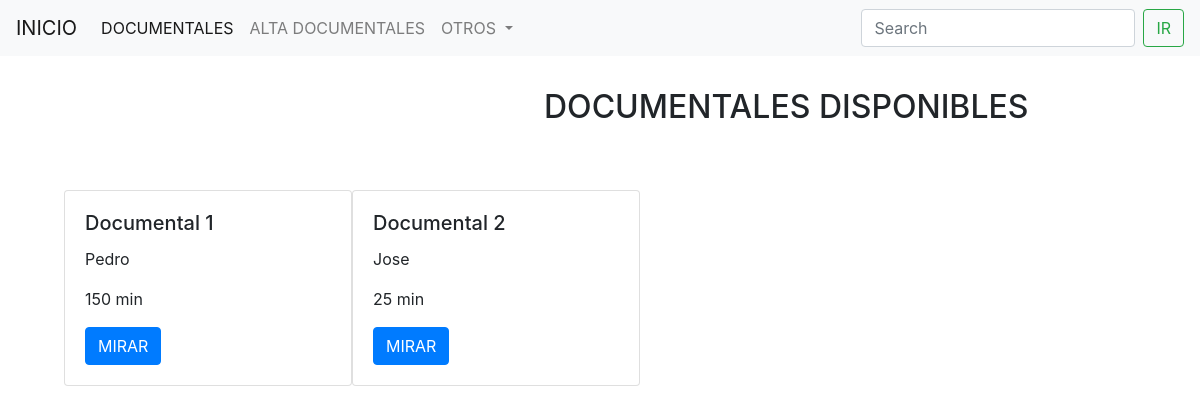
/documentales/, run on an earlier commit of the app's database.
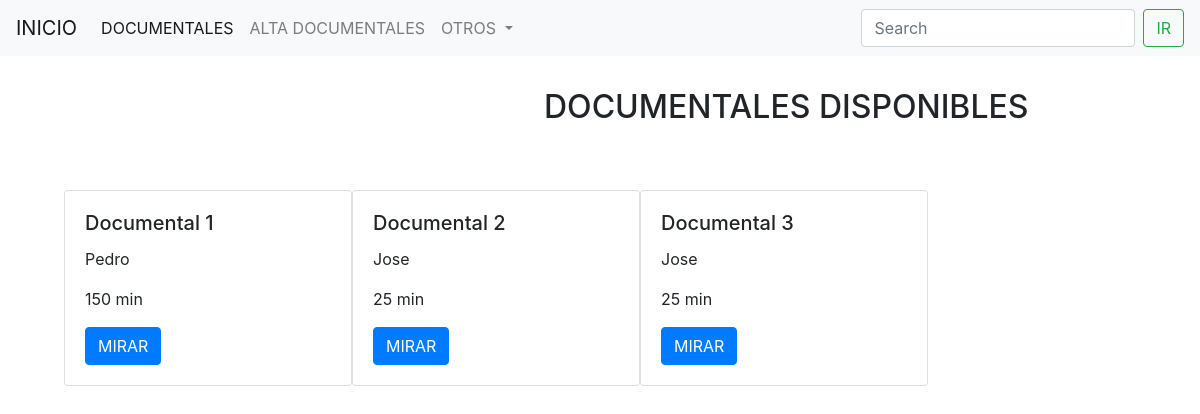
And on a later commit of the database.
### documental/models.py (models this page shows)
class Documental(models.Model):
    nombre = models.CharField(max_length=40)
    duracionminutos = models.IntegerField()
    actores = models.CharField(max_length=100)
    creacion =  models.IntegerField()
    SKU = models.CharField(max_length=30, unique=True)
    active = models.BooleanField(default=True)
    class Meta:
        verbose_name = 'documental'
        verbose_name_plural = 'documentales'

### documental/views.py (the view)
# urls.py: path('', products, name = 'products'),
def products(request):
    print(request.method)
    productos = Documental.objects.all()
    context = {'productos':productos}
    return render(request, 'documentales.html', context=context)

### templates/documentales.html
{% extends 'based.html' %}
{% block contenido %}
<h2 style="margin-left:34rem; margin-top:2rem">DOCUMENTALES DISPONIBLES</h2>
<div class="d-flex" style="margin-top:4rem; margin-left:4rem">
    {% for product in productos %}
    <div class="card" style="width: 18rem;">
        <div class="card-body">
            <h5 class="card-title">{{product.nombre}}</h5>
            <p class="card-text">{{product.actores}}</p>
            <p class="card-text">{{product.duracionminutos}} min</p>
            <a href="#" class="btn btn-primary">MIRAR</a>
        </div>
    </div>
    {% endfor %}
</div>
{% endblock %}

What changed in the data, as far as the page shows it:
added Documental: nombre "Documental 3", actores "Jose", duracionminutos "25"
